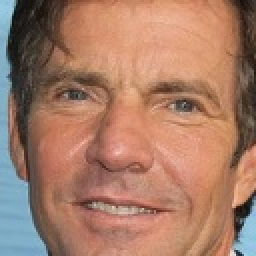
#> input picture elderly_faces_dataset/60_0_0_20170111171747553.jpg, 128 x 128 px (shown 2 times larger); its folder holds only this picture in this run
$ python -i main_manual.py   (imports and definitions only)
#> lines starting #> are read from the running program, lines starting #| are printed output that depends on the picture
import os
import time
import json
import cv2
import numpy as np
import matplotlib.pyplot as plt
from PIL import Image
import tkinter as tk
from tkinter import filedialog, Label, Button
from PIL import ImageTk
from skimage.feature import hog, local_binary_pattern

class ElderlyFaceSearchSystem:
    def __init__(self, data_dir='dataset', features_file='face_features_2.json'):
        """
        Khởi tạo hệ thống tìm kiếm ảnh mặt người cao tuổi
        - data_dir: thư mục chứa dữ liệu ảnh
        - features_file: file JSON lưu trữ đặc trưng đã trích xuất
        """
        self.data_dir = data_dir
        self.features_file = features_file
        self.image_size = (224, 224)  # Kích thước chuẩn hóa ảnh
        self.face_features_db = []  # Lưu trữ vector đặc trưng
        self.images_paths = []  # Lưu đường dẫn ảnh tương ứng

        if not os.path.exists(data_dir):
            os.makedirs(data_dir)

        # Tải đặc trưng từ file nếu có, ngược lại trích xuất lại
        if os.path.exists(features_file):
            self.load_features_from_file()
        else:
            self.load_database()

    # [24 lines left out: function load_features_from_file, not called in this run]

    def save_features_to_file(self):
        """
        Lưu các vector đặc trưng vào file JSON để sử dụng lại
        """
        print(f"Lưu đặc trưng vào file {self.features_file}...")

        # Chuyển numpy arrays thành lists để có thể serialize JSON
        features_list = [features.tolist() for features in self.face_features_db]

        data = {
            'version': '2.0',
            'features': features_list,
            'image_paths': self.images_paths
        }

        with open(self.features_file, 'w') as f:
            json.dump(data, f)

        print(f"Đã lưu {len(self.face_features_db)} vector đặc trưng vào file.")

    def load_database(self):
        """
        Giai đoạn 1: Thu thập, xử lý, trích xuất đặc trưng và lưu trữ ảnh
        Thực hiện các bước 1-4
        """
        print("Đang tải dữ liệu và trích xuất đặc trưng...")

        self.face_features_db = []
        self.images_paths = []

        # Bước 1: Thu thập ảnh chân dung người cao tuổi
        all_images = []
        for root, _, files in os.walk(self.data_dir):
            for file in files:
                if file.lower().endswith(('.png', '.jpg', '.jpeg')):
                    image_path = os.path.join(root, file)
                    all_images.append(image_path)

        total_images = len(all_images)
        processed = 0

        print(f"Tìm thấy {total_images} ảnh trong cơ sở dữ liệu")

        for image_path in all_images:
            try:
                # Bước 2: Tiền xử lý ảnh
                img = cv2.imread(image_path)
                if img is None:
                    continue

                preprocessed_img = self.preprocess_image(img)

                # Bước 3: Trích xuất đặc trưng (LBP + HOG)
                features = self.extract_features(preprocessed_img)

                # Bước 4: Lưu trữ đặc trưng
                self.face_features_db.append(features)
                self.images_paths.append(image_path)

                processed += 1
                if processed % 10 == 0 or processed == total_images:
                    print(f"Đã xử lý {processed}/{total_images} ảnh ({processed/total_images*100:.1f}%)")

            except Exception as e:
                print(f"Lỗi khi xử lý ảnh {image_path}: {e}")

        print(f"Hoàn thành trích xuất đặc trưng cho {len(self.face_features_db)} ảnh")

        # Lưu vào file JSON
        self.save_features_to_file()

    def preprocess_image(self, image):
        """
        Bước 2: Tiền xử lý ảnh
        - Phát hiện khuôn mặt bằng Cascade Classifier
        - Cắt vùng mặt và resize về kích thước chuẩn
        - Đảm bảo các ảnh có cùng kích thước và tỉ lệ khung hình
        """
        # Chuyển sang ảnh xám để phát hiện khuôn mặt
        gray = cv2.cvtColor(image, cv2.COLOR_BGR2GRAY)

        # Sử dụng Cascade Classifier để detect khuôn mặt
        face_cascade = cv2.CascadeClassifier(cv2.data.haarcascades + 'haarcascade_frontalface_default.xml')
        faces = face_cascade.detectMultiScale(gray, 1.3, 5)

        # Nếu không tìm thấy khuôn mặt, resize toàn bộ ảnh
        if len(faces) == 0:
            resized = cv2.resize(image, self.image_size)
            return resized

        # Chọn khuôn mặt lớn nhất (khuôn mặt đầu tiên phát hiện được)
        (x, y, w, h) = sorted(faces, key=lambda f: f[2] * f[3], reverse=True)[0]

        # Crop vùng mặt với một chút padding
        face_region = image[max(0, y-10):min(image.shape[0], y+h+10),
                          max(0, x-10):min(image.shape[1], x+w+10)]

        # Resize về kích thước chuẩn
        resized = cv2.resize(face_region, self.image_size)

        return resized

    def extract_features(self, image):
        """Trích xuất đặc trưng LBP và HOG từ ảnh"""
        gray = cv2.cvtColor(image, cv2.COLOR_BGR2GRAY)

        # Trích xuất đặc trưng LBP
        lbp_features = self.extract_lbp_features_manual(gray)

        # Trích xuất đặc trưng HOG
        hog_features = self.extract_hog_features_manual(gray)

        # In thông tin về độ dài vector
        # print(f"Độ dài vector LBP: {len(lbp_features)}")
        # print(f"Độ dài vector HOG: {len(hog_features)}")

        # Kết hợp hai đặc trưng
        combined_features = np.concatenate((lbp_features, hog_features))

        # Chuẩn hóa vector đặc trưng
        norm = np.linalg.norm(combined_features)
        if norm > 0:
            combined_features = combined_features / norm

        return combined_features

    def extract_lbp_features_manual(self, gray_image):
        """Cài đặt thủ công LBP (Local Binary Patterns)"""
        height, width = gray_image.shape

        # Chia ảnh thành các cell 4x4 để tạo histogram địa phương
        cell_height = height // 4
        cell_width = width // 4

        lbp_histograms = []

        for i in range(4):
            for j in range(4):
                # Lấy vùng cell
                start_row = i * cell_height
                end_row = min((i + 1) * cell_height, height)
                start_col = j * cell_width
                end_col = min((j + 1) * cell_width, width)

                cell = gray_image[start_row:end_row, start_col:end_col]

                # Tính LBP cho cell
                lbp_image = self.compute_lbp(cell)

                # Tính histogram cho cell
                hist = self.compute_histogram(lbp_image, bins=256)

                # Chuẩn hóa histogram
                if np.sum(hist) > 0:
                    hist = hist / np.sum(hist)

                # Chỉ lấy 32 bins đầu để giảm chiều
                lbp_histograms.append(hist[:32])

        # Ghép tất cả histogram lại
        lbp_features = np.concatenate(lbp_histograms)

        return lbp_features

    def compute_lbp(self, image):
        """Tính toán LBP cho một ảnh"""
        height, width = image.shape
        lbp_image = np.zeros((height, width), dtype=np.uint8)

        # Duyệt qua từng pixel (bỏ qua biên)
        for i in range(1, height - 1):
            for j in range(1, width - 1):
                center = image[i, j]

                # Lấy 8 pixel lân cận theo chiều kim đồng hồ
                neighbors = [
                    image[i-1, j-1],  # Top-left
                    image[i-1, j],    # Top
                    image[i-1, j+1],  # Top-right
                    image[i, j+1],    # Right
                    image[i+1, j+1],  # Bottom-right
                    image[i+1, j],    # Bottom
                    image[i+1, j-1],  # Bottom-left
                    image[i, j-1]     # Left
                ]

                # Tính mã LBP
                lbp_code = 0
                for k, neighbor in enumerate(neighbors):
                    if neighbor >= center:
                        lbp_code |= (1 << k)

                lbp_image[i, j] = lbp_code

        return lbp_image

    def compute_histogram(self, image, bins=256):
        """Tính histogram thủ công"""
        hist = np.zeros(bins, dtype=np.float32)

        # Duyệt qua từng pixel và đếm tần suất
        for pixel in image.flatten():
            if 0 <= pixel < bins:
                hist[pixel] += 1

        return hist

    def extract_hog_features_manual(self, gray_image):
        """Cài đặt thủ công HOG (Histogram of Oriented Gradients)"""
        height, width = gray_image.shape

        # Bước 1: Tính gradient
        grad_x, grad_y = self.compute_gradients(gray_image)

        # Bước 2: Tính magnitude và orientation
        magnitude = np.sqrt(grad_x**2 + grad_y**2)
        orientation = np.arctan2(grad_y, grad_x) * 180 / np.pi
        orientation[orientation < 0] += 180  # Chuyển về [0, 180]

        # Bước 3: Chia thành cells (8x8 pixels)
        cell_size = 8
        num_bins = 9  # 9 bins cho 180 độ

        cells_per_row = height // cell_size
        cells_per_col = width // cell_size

        # Tính histogram cho từng cell
        cell_histograms = []

        for i in range(cells_per_row):
            for j in range(cells_per_col):
                # Lấy vùng cell
                start_row = i * cell_size
                end_row = min((i + 1) * cell_size, height)
                start_col = j * cell_size
                end_col = min((j + 1) * cell_size, width)

                cell_mag = magnitude[start_row:end_row, start_col:end_col]
                cell_ori = orientation[start_row:end_row, start_col:end_col]

                # Tính histogram có trọng số
                hist = self.compute_weighted_histogram(cell_mag, cell_ori, num_bins)
                cell_histograms.append(hist)

        # Bước 4: Chuẩn hóa theo blocks (2x2 cells)
        block_histograms = []

        for i in range(cells_per_row - 1):
            for j in range(cells_per_col - 1):
                # Lấy 4 cells tạo thành 1 block
                block_hist = np.concatenate([
                    cell_histograms[i * cells_per_col + j],
                    cell_histograms[i * cells_per_col + (j + 1)],
                    cell_histograms[(i + 1) * cells_per_col + j],
                    cell_histograms[(i + 1) * cells_per_col + (j + 1)]
                ])

                # Chuẩn hóa L2
                norm = np.linalg.norm(block_hist)
                if norm > 0:
                    block_hist = block_hist / (norm + 1e-6)

                block_histograms.append(block_hist)

        # Ghép tất cả block histograms
        hog_features = np.concatenate(block_histograms)

        return hog_features

    def compute_gradients(self, image):
        """Tính gradient theo hướng x và y"""
        height, width = image.shape

        # Sobel kernels
        sobel_x = np.array([[-1, 0, 1],
                           [-2, 0, 2],
                           [-1, 0, 1]], dtype=np.float32)

        sobel_y = np.array([[-1, -2, -1],
                           [0, 0, 0],
                           [1, 2, 1]], dtype=np.float32)

        grad_x = np.zeros((height, width), dtype=np.float32)
        grad_y = np.zeros((height, width), dtype=np.float32)

        # Áp dụng convolution thủ công
        for i in range(1, height - 1):
            for j in range(1, width - 1):
                # Gradient X
                grad_x[i, j] = np.sum(image[i-1:i+2, j-1:j+2] * sobel_x)
                # Gradient Y
                grad_y[i, j] = np.sum(image[i-1:i+2, j-1:j+2] * sobel_y)

        return grad_x, grad_y

    def compute_weighted_histogram(self, magnitude, orientation, num_bins):
        """Tính histogram có trọng số cho HOG"""
        hist = np.zeros(num_bins, dtype=np.float32)
        bin_width = 180.0 / num_bins

        height, width = magnitude.shape

        for i in range(height):
            for j in range(width):
                mag = magnitude[i, j]
                angle = orientation[i, j]

                # Tìm bins lân cận
                bin_idx = angle / bin_width
                bin_low = int(bin_idx) % num_bins
                bin_high = (bin_low + 1) % num_bins

                # Phân phối trọng số
                weight_high = bin_idx - int(bin_idx)
                weight_low = 1.0 - weight_high

                hist[bin_low] += mag * weight_low
                hist[bin_high] += mag * weight_high

        return hist

    def search_similar_faces(self, query_image, top_k=3):
        """
        Giai đoạn 2: Tìm kiếm 3 ảnh tương đồng (bước 5-10)
        """
        # Bước 6: Tiền xử lý ảnh đầu vào
        preprocessed_img = self.preprocess_image(query_image)

        # Bước 7: Trích xuất đặc trưng cho ảnh đầu vào
        query_features = self.extract_features(preprocessed_img)

        # Bước 8: Tính khoảng cách Euclidean với từng ảnh trong hệ thống
        distances = []

        for i, features in enumerate(self.face_features_db):
            # Sử dụng khoảng cách Euclidean
            distance = self.euclidean_distance(query_features, features)
            distances.append((distance, self.images_paths[i]))

        # Bước 9: Xếp hạng khoảng cách và trả về 3 khoảng cách nhỏ nhất
        # Khoảng cách càng nhỏ = càng giống
        distances.sort(key=lambda x: x[0])

        return distances[:top_k]

    # [298 lines left out: functions euclidean_distance, create_gui, select_image, display_input_image, search_button_click, display_result_images and 3 more, not called in this run]


# [2 lines not run here, left out]

>>> import cv2
>>> picture = cv2.imread('elderly_faces_dataset/60_0_0_20170111171747553.jpg')
#> picture is the input picture: shape (128, 128, 3); mean B, G, R 103.4, 123.5, 166.4
>>> result = ElderlyFaceSearchSystem().search_similar_faces(picture)
#> in preprocess_image, `gray = cv2.cvtColor(image, cv2.COLOR_BGR2GRAY)`:
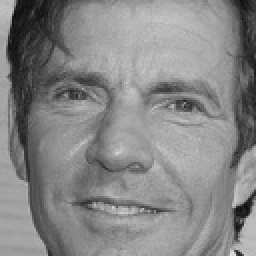
#> gray: shape (128, 128) (shown 2 times larger); min 13, max 225, mean 134.1
#> in preprocess_image, `faces = face_cascade.detectMultiScale(gray, 1.3, 5)`: faces = [[9, 10, 105, 105]]
#> in preprocess_image, `(x, y, w, h) = sorted(faces, key=lambda f: f[2] * f[3], reverse=True)[0]`: x = 9; y = 10; w = 105
#> after the loop in extract_lbp_features_manual, `for i in range(4):`:
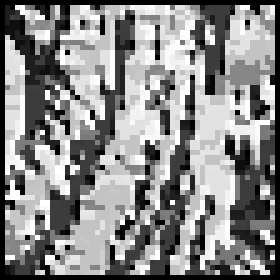
#> lbp_image: shape (56, 56) (shown 5 times larger); min 0, max 255, mean 137.1
#> after the loop in extract_lbp_features_manual, `for i in range(4):`: lbp_histograms = 16 items
#> in extract_lbp_features_manual, `lbp_features = np.concatenate(lbp_histograms)`: lbp_features = 512 values, max 0.125 at index 286, min 0 at index 5, mean 0.00795
#> after the loop in compute_gradients, `for i in range(1, height - 1):`:
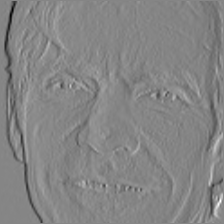
#> grad_x: shape (224, 224) float32; min -517, max 470, mean -2.4; drawn with min black and max white
#> after the loop in compute_gradients, `for i in range(1, height - 1):`:
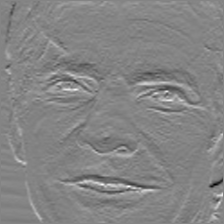
#> grad_y: shape (224, 224) float32; min -387, max 359, mean 1.2; drawn with min black and max white
#> in extract_hog_features_manual, `magnitude = np.sqrt(grad_x**2 + grad_y**2)`:
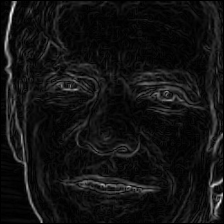
#> magnitude: shape (224, 224) float32; min 0, max 528.4, mean 38.8; drawn with min black and max white
#> in extract_hog_features_manual, `orientation = np.arctan2(grad_y, grad_x) * 180 / np.pi`:
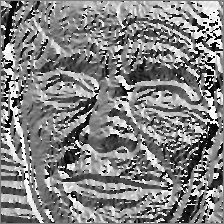
#> orientation: shape (224, 224) float32; min -179.8, max 180, mean 4; drawn with min black and max white
#> in extract_hog_features_manual, `orientation[orientation < 0] += 180`:
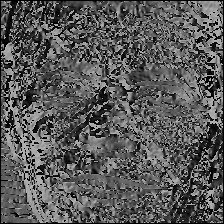
#> orientation: shape (224, 224) float32; min 0, max 180, mean 88.9

$ run again, on elderly_faces_dataset/60_0_0_20170111201620287.jpg
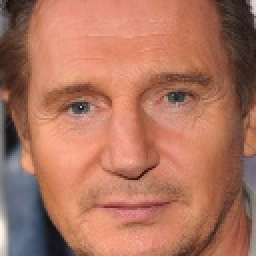
#> input picture elderly_faces_dataset/60_0_0_20170111201620287.jpg, 128 x 128 px (shown 2 times larger)
#> picture is the input picture: shape (128, 128, 3); mean B, G, R 94.8, 115.4, 173.9
#> in preprocess_image, `gray = cv2.cvtColor(image, cv2.COLOR_BGR2GRAY)`:
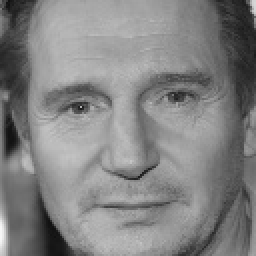
#> gray: shape (128, 128) (shown 2 times larger); min 16, max 246, mean 130.6
#> faces = [[8, 8, 113, 113]]
#> x = 8; w = 113
#> after the loop in extract_lbp_features_manual, `for i in range(4):`: lbp_histograms = 16 items
#> in extract_lbp_features_manual, `lbp_features = np.concatenate(lbp_histograms)`: lbp_features = 512 values, max 0.191 at index 286, min 0 at index 1, mean 0.00715
#> in extract_hog_features_manual, `orientation[orientation < 0] += 180`:
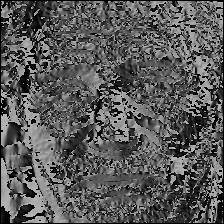
#> orientation: shape (224, 224) float32; min 0, max 180, mean 89.5

$ run again, on elderly_faces_dataset/60_0_0_20170111202416395.jpg
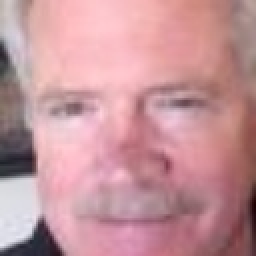
#> input picture elderly_faces_dataset/60_0_0_20170111202416395.jpg, 128 x 128 px (shown 2 times larger)
#> picture is the input picture: shape (128, 128, 3); mean B, G, R 154.4, 148.1, 196.9
#> in preprocess_image, `gray = cv2.cvtColor(image, cv2.COLOR_BGR2GRAY)`:
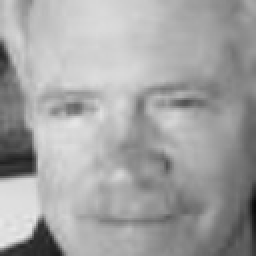
#> gray: shape (128, 128) (shown 2 times larger); min 9, max 232, mean 163.4
#> faces = ()
#> after the loop in extract_lbp_features_manual, `for i in range(4):`: lbp_histograms = 16 items
#> in extract_lbp_features_manual, `lbp_features = np.concatenate(lbp_histograms)`: lbp_features = 512 values, max 0.129 at index 158, min 0 at index 1, mean 0.00596
#> in extract_hog_features_manual, `orientation[orientation < 0] += 180`:
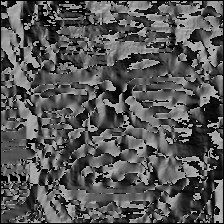
#> orientation: shape (224, 224) float32; min 0, max 180, mean 86.4

$ run again, on elderly_faces_dataset/60_0_0_20170111204658174.jpg
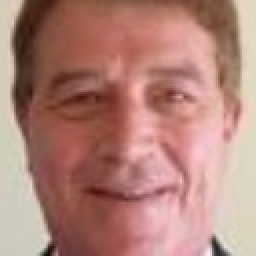
#> input picture elderly_faces_dataset/60_0_0_20170111204658174.jpg, 128 x 128 px (shown 2 times larger)
#> picture is the input picture: shape (128, 128, 3); mean B, G, R 120.9, 131.1, 177.5
#> faces = [[10, 10, 110, 110]]
#> x = 10; w = 110
#> after the loop in extract_lbp_features_manual, `for i in range(4):`: lbp_histograms = 16 items
#> in extract_lbp_features_manual, `lbp_features = np.concatenate(lbp_histograms)`: lbp_features = 512 values, max 0.147 at index 126, min 0 at index 1, mean 0.00677
#> in extract_hog_features_manual, `orientation[orientation < 0] += 180`:
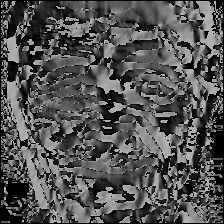
#> orientation: shape (224, 224) float32; min 0, max 180, mean 83.5
